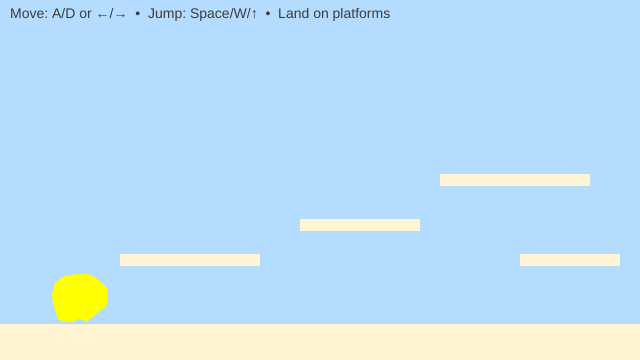
Frame 1 (no input)
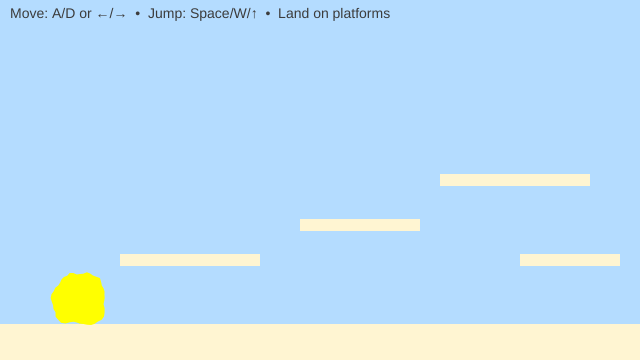
Frame 60 (no input)
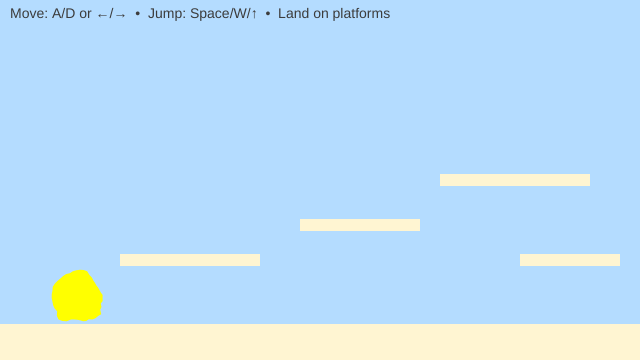
Frame 120 (the mouse pressed at the canvas centre since frame 60)

The p5.js sketch that drew these frames (run headless with seeded random() and noise() and a simulated clock; from frame 60 on, the mouse is pressed at the canvas centre):

// p5.js sketch
// ── sketch.js
// Y-position of the floor (ground level)
let floorY3;

// Player character (soft, animated blob)
let blob3 = {
  // Position (centre of the blob)
  x: 80,
  y: 0,

  // Visual properties
  r: 26, // Base radius
  points: 48, // Number of points used to draw the blob
  wobble: 11, // 7 -> 11  makes the blob squishier looking and more alive
  wobbleFreq: 1.4, // 0.9 -> 1.4  blob breathes faster to look more excited

  // Time values for breathing animation
  t: 0,
  tSpeed: 0.1,

  // Physics: velocity
  vx: 0, // Horizontal velocity
  vy: 0, // Vertical velocity

  // Movement tuning
  accel: 20.0, // 0.55 -> 20.0 to make more responsive
  maxRun: 5.2, // 41 -> 5.2 for more energetic movement
  gravity: 0.45, // 0.65 -> 0.45 to make movement floatier
  jumpV: -14.5, // -11.0 -> -14.5 for higher, happier jumps

  // State
  onGround: false, // True when standing on a platform

  // Friction
  frictionAir: 0.998, // 0.995 -> 0.0998 to make aerial movement smoother
  frictionGround: 0.92, // 0.88 -> 0.92 less drag, glides easier
};

// List of solid platforms the blob can stand on
// Each platform is an axis-aligned rectangle (AABB)
let platforms = [];

function setup() {
  createCanvas(640, 360);

  // Define the floor height
  floorY3 = height - 36;

  noStroke();
  textFont("sans-serif");
  textSize(14);

  // Create platforms (floor + steps)
  platforms = [
    { x: 0, y: floorY3, w: width, h: height - floorY3 }, // floor
    { x: 120, y: floorY3 - 70, w: 140, h: 12 }, // low step - made lower and wider
    { x: 300, y: floorY3 - 105, w: 120, h: 12 }, // mid step - made lower and wider
    { x: 440, y: floorY3 - 150, w: 150, h: 12 }, // high step - made lower and wider
    { x: 520, y: floorY3 - 70, w: 100, h: 12 }, // return ramp - made lower and wider
  ];

  // Start the blob resting on the floor
  blob3.y = floorY3 - blob3.r - 1;
}

function draw() {
  background(180, 220, 255); // Grey -> blue background for a bright blue sky

  // --- Draw all platforms ---
  fill(255, 245, 210); // Grey -> light yellow platforms
  for (const p of platforms) {
    rect(p.x, p.y, p.w, p.h);
  }

  // --- Input: left/right movement ---
  let move = 0;
  if (keyIsDown(65) || keyIsDown(LEFT_ARROW)) move -= 1; // A or ←
  if (keyIsDown(68) || keyIsDown(RIGHT_ARROW)) move += 1; // D or →
  blob3.vx += blob3.accel * move;

  // --- Apply friction and clamp speed ---
  blob3.vx *= blob3.onGround ? blob3.frictionGround : blob3.frictionAir;
  blob3.vx = constrain(blob3.vx, -blob3.maxRun, blob3.maxRun);

  // --- Apply gravity ---
  blob3.vy += blob3.gravity;

  // --- Collision representation ---
  // We collide using a rectangle (AABB),
  // even though the blob is drawn as a circle
  let box = {
    x: blob3.x - blob3.r,
    y: blob3.y - blob3.r,
    w: blob3.r * 2,
    h: blob3.r * 2,
  };

  // --- STEP 1: Move horizontally, then resolve X collisions ---
  box.x += blob3.vx;
  for (const s of platforms) {
    if (overlap(box, s)) {
      if (blob3.vx > 0) {
        // Moving right → hit the left side of a platform
        box.x = s.x - box.w;
      } else if (blob3.vx < 0) {
        // Moving left → hit the right side of a platform
        box.x = s.x + s.w;
      }
      blob3.vx = 0;
    }
  }

  // --- STEP 2: Move vertically, then resolve Y collisions ---
  box.y += blob3.vy;
  blob3.onGround = false;

  for (const s of platforms) {
    if (overlap(box, s)) {
      if (blob3.vy > 0) {
        // Falling → land on top of a platform
        box.y = s.y - box.h;
        blob3.vy = 0;
        blob3.onGround = true;
      } else if (blob3.vy < 0) {
        // Rising → hit the underside of a platform
        box.y = s.y + s.h;
        blob3.vy = 0;
      }
    }
  }

  // --- Convert collision box back to blob centre ---
  blob3.x = box.x + box.w / 2;
  blob3.y = box.y + box.h / 2;

  // Keep blob inside the canvas horizontally
  blob3.x = constrain(blob3.x, blob3.r, width - blob3.r);

  // --- Draw the animated blob ---
  blob3.t += blob3.tSpeed;
  drawBlobCircle(blob3);

  // --- HUD ---
  fill(60);
  text("Move: A/D or ←/→  •  Jump: Space/W/↑  •  Land on platforms", 10, 18);
}

// Axis-Aligned Bounding Box (AABB) overlap test
// Returns true if rectangles a and b intersect
function overlap(a, b) {
  return (
    a.x < b.x + b.w && a.x + a.w > b.x && a.y < b.y + b.h && a.y + a.h > b.y
  );
}

// Draws the blob using Perlin noise for a soft, breathing effect
function drawBlobCircle(b) {
  fill(255, 255, 0); // blue -> yellow as yellow is the colour most commonly associated with joy
  beginShape();

  for (let i = 0; i < b.points; i++) {
    const a = (i / b.points) * TAU;

    // Noise-based radius offset
    const n = noise(
      cos(a) * b.wobbleFreq + 100,
      sin(a) * b.wobbleFreq + 100,
      b.t,
    );

    const r = b.r + map(n, 0, 1, -b.wobble, b.wobble);

    vertex(b.x + cos(a) * r, b.y + sin(a) * r);
  }

  endShape(CLOSE);
}

// Jump input (only allowed when grounded)
function keyPressed() {
  if (
    (key === " " || key === "W" || key === "w" || keyCode === UP_ARROW) &&
    blob3.onGround
  ) {
    blob3.vy = blob3.jumpV;
    blob3.onGround = false;
  }
}

/* In-class tweaks for experimentation:
   • Add a new platform:
     platforms.push({ x: 220, y: floorY3 - 150, w: 80, h: 12 });

   • “Ice” feel → frictionGround = 0.95
   • “Sand” feel → frictionGround = 0.80
*/
